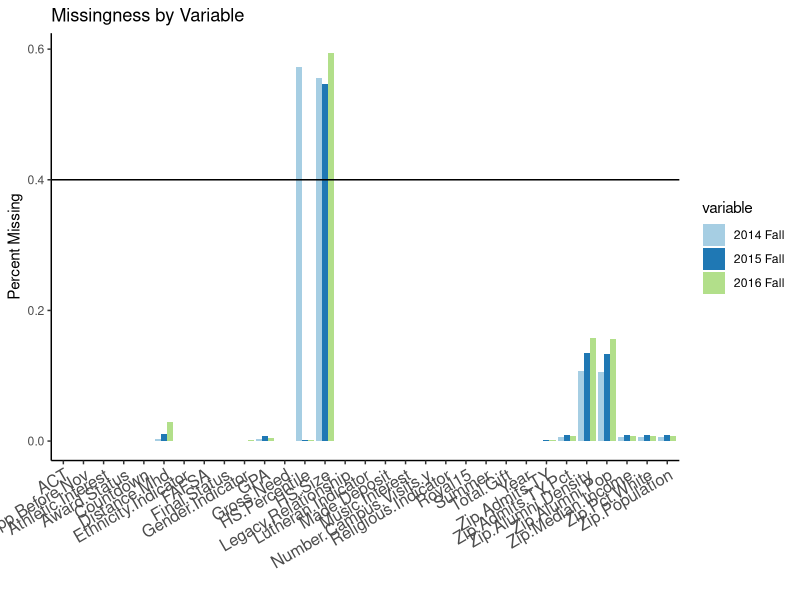

The R source for this figure: (Note: this script raises an error after producing the figure.)
setwd("/Users/kaylinwalker/R/yield")
data <- read.csv("min_factors.csv", stringsAsFactors=FALSE)

# helpful: http://www.ats.ucla.edu/stat/r/dae/logit.htm

library(reshape2)
library(ggplot2)
library(mice)
library(lattice)

# handle missing values
data$Year <- factor(data$Year)
missing <- data.frame(var=names(data))
for(u in levels(data$Year)) {
    subset <- data[data$Year==u, ]
    miss <- data.frame(var=names(subset))
    for(g in seq_along(data)) { miss$NAs[g] <- round(sum(is.na(subset[,g]))/length(subset[,g]),4)  }
    missing <- cbind(missing, miss$NAs)
}
colnames(missing) <- c("Variable", levels(data$Year))
missing2 <- melt(missing, id="Variable")
ggplot(missing2, aes(Variable, value)) + geom_bar(stat="identity", position="dodge", aes(fill=variable)) +
    scale_fill_brewer(palette="Paired") + ylab("Percent Missing") + xlab("") + theme_classic() + geom_hline(yintercept=.4) + 
    theme(axis.text.x = element_text(angle=30, hjust=1, size=12)) + labs(title="Missingness by Variable")

# check for collinearity
collin <- round(cor(data[,2:33], use = "pair"), 2) 
# total gift + FAFSA + award status; summer and made.deposit + final.status

data1fit <- data[ , -c(6,7,9,16,18,24,30)] # drop hs size, made deposit, award status, counts, summer o, countdown

# impute missing values
tempData <- mice(data1fit, m=1, maxit=50, meth='pmm', seed=500)
summary(tempData)
densityplot(tempData)
data1fit.imp <- complete(tempData, 1)

# fix binomial issues
for(j in c(3,7:13,24)) data1fit.imp[,j] <- round(data1fit.imp[,j])

# test and train sets
#smp_size <- floor(0.75 * nrow(data1fit.imp))
#set.seed(3333)
#train_ind <- sample(seq_len(nrow(data1fit.imp)), size = smp_size)
#train1 <- data1fit.imp[train_ind, ]
#test1 <- data1fit.imp[-train_ind, ]

train1 <- data1fit.imp[data1fit.imp$Year!="2016 Fall", ]
test1 <- data1fit.imp[data1fit.imp$Year=="2016 Fall", ]

# fit model
fit1g <- glm(Final.Status ~ ., train1[,-1], family="binomial")
fit1gs <- step(fit1g, direction="both", trace=0)

coef1 <- exp(cbind(Odds.Ratio = coef(fit1gs), confint(fit1gs)))

test1$Predictions_raw <- unlist(predict(fit1gs, test1, type="response"))
test1$Predictions <- unlist(round(test1$Predictions_raw))

table(test1$Predictions, test1$Final.Status)

library(ROCR)
pred <- prediction(test1$Predictions, test1$Final.Status)
perf <- performance(pred, "tpr", "fpr")
plot(perf)
